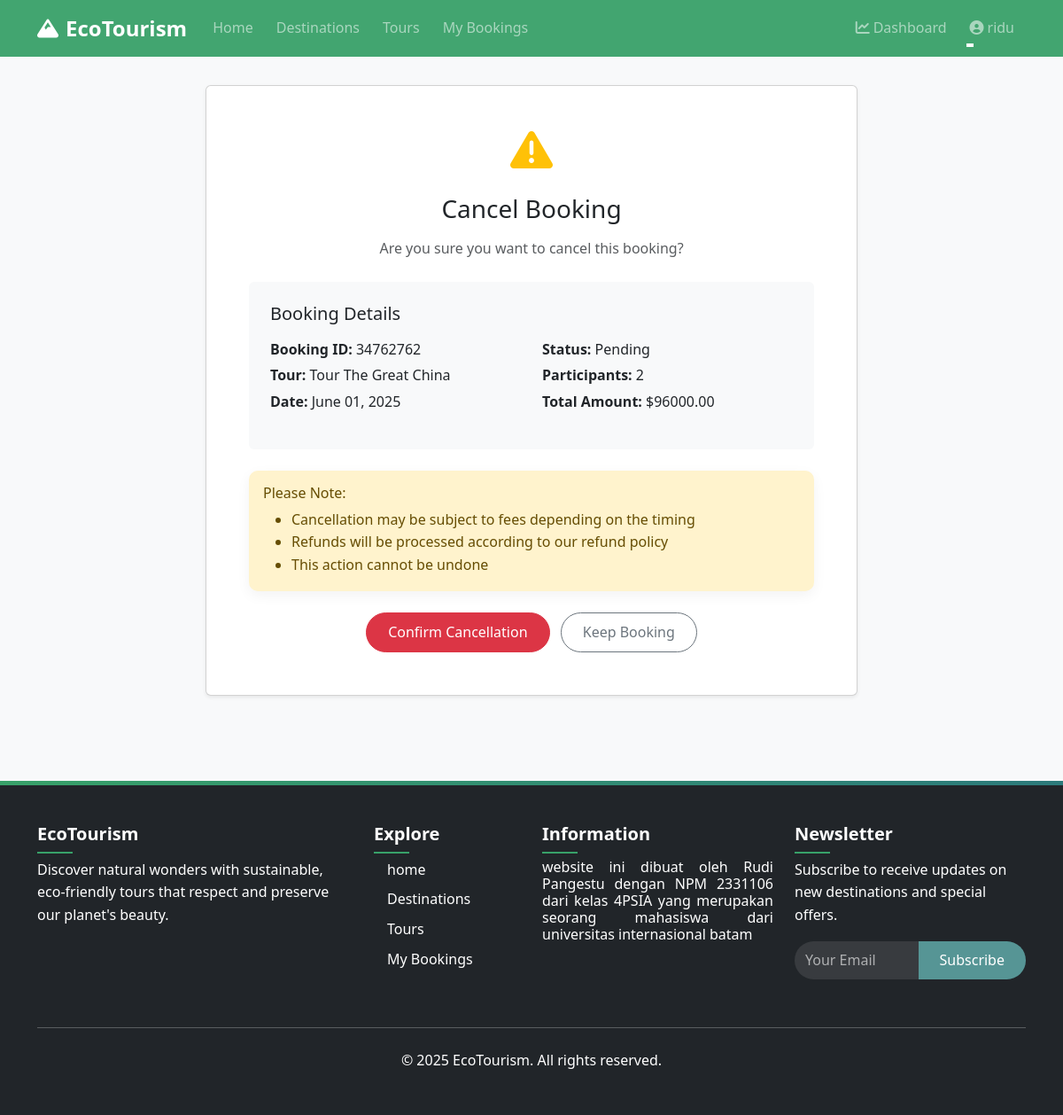
Screenshot of /bookings/cancel/14/ (signed in) with the database file from the repository.
### bookings/models.py (models this page shows, shortened)
class Booking(models.Model):
    STATUS_CHOICES = (
        ('pending', 'Pending'),
        ('confirmed', 'Confirmed'),
        ('cancelled', 'Cancelled'),
        ('completed', 'Completed'),
    )
    user = models.ForeignKey(User, on_delete=models.CASCADE, related_name='bookings')
    tour = models.ForeignKey(Tour, on_delete=models.CASCADE, related_name='bookings')
    tour_date = models.ForeignKey(TourDate, on_delete=models.CASCADE, related_name='bookings')
    booking_date = models.DateTimeField(auto_now_add=True)
    number_of_people = models.PositiveIntegerField()
    total_price = models.DecimalField(max_digits=10, decimal_places=2)
    status = models.CharField(max_length=20, choices=STATUS_CHOICES, default='pending')
    special_requests = models.TextField(blank=True)
    confirmation_code = models.CharField(max_length=50, unique=True)
    class Meta:
        ordering = ['-booking_date']

### tours/models.py (models this page shows, shortened)
class Tour(models.Model):
    DIFFICULTY_CHOICES = (
        ('easy', 'Easy'),
        ('moderate', 'Moderate'),
        ('challenging', 'Challenging'),
        ('difficult', 'Difficult'),
    )
    name = models.CharField(max_length=255)
    slug = models.SlugField(unique=True, max_length=255)
    category = models.ForeignKey(TourCategory, on_delete=models.CASCADE, related_name='tours')
    destinations = models.ManyToManyField(Destination, related_name='tours')
    description = models.TextField()
    itinerary = models.TextField()
    duration = models.PositiveIntegerField(help_text="Duration in days")
    group_size = models.PositiveIntegerField(help_text="Maximum group size")
    difficulty = models.CharField(max_length=20, choices=DIFFICULTY_CHOICES)
    price = models.DecimalField(max_digits=10, decimal_places=2)
    discount_price = models.DecimalField(max_digits=10, decimal_places=2, null=True, blank=True)
    included = models.TextField(help_text="What's included in the tour")
    not_included = models.TextField(help_text="What's not included in the tour")
    featured_image = models.ImageField(upload_to='tours/')
    created_at = models.DateTimeField(auto_now_add=True)
    updated_at = models.DateTimeField(auto_now=True)
    is_active = models.BooleanField(default=True)
    is_featured = models.BooleanField(default=False)
    class Meta:
        ordering = ['-is_featured', 'name']

class TourDate(models.Model):
    tour = models.ForeignKey(Tour, on_delete=models.CASCADE, related_name='dates')
    start_date = models.DateField()
    end_date = models.DateField()
    price = models.DecimalField(max_digits=10, decimal_places=2, help_text="Price for this specific date")
    available_spots = models.PositiveIntegerField()
    is_guaranteed = models.BooleanField(default=False, help_text="Whether the departure is guaranteed")
    class Meta:
        ordering = ['start_date']

### bookings/views.py (the view, shortened to what this page needs)
# urls.py: path('cancel/<int:booking_id>/', views.booking_cancel, name='booking_cancel'),
@login_required
def booking_cancel(request, booking_id):
    if request.user.is_staff:
        booking = get_object_or_404(Booking, id=booking_id)
    else:
        booking = get_object_or_404(Booking, id=booking_id, user=request.user)
    if booking.status == 'completed':
        messages.error(request, 'This booking cannot be cancelled as it is already completed.')
        return redirect('booking_detail', booking_id=booking.id)
    return render(request, 'bookings/booking_cancel.html', {
        'booking': booking,
    })

### templates/bookings/booking_cancel.html (shortened to what this page needs)
{% extends "base.html" %}
{% block content %}
<div class="container py-5">
    <div class="row justify-content-center">
        <div class="col-lg-8">
            <div class="card shadow-sm">
                <div class="card-body p-5">
                    <div class="text-center mb-4">
                        <div class="mb-4">
                            <i class="fas fa-exclamation-triangle text-warning fa-3x"></i>
                        </div>
                        <h2 class="h3 mb-3">Cancel Booking</h2>
                        <p class="text-muted mb-0">Are you sure you want to cancel this booking?</p>
                    </div>
                    <div class="bg-light p-4 rounded mb-4">
                        <h3 class="h5 mb-3">Booking Details</h3>
                        <div class="row">
                            <div class="col-md-6 mb-3">
                                <p class="mb-1"><strong>Booking ID:</strong> {{ booking.confirmation_code }}</p>
                                <p class="mb-1"><strong>Tour:</strong> {{ booking.tour.name }}</p>
                                <p class="mb-0"><strong>Date:</strong> {{ booking.tour_date.start_date|date:"F d, Y" }}</p>
                            </div>
                            <div class="col-md-6 mb-3">
                                <p class="mb-1"><strong>Status:</strong> {{ booking.status|title }}</p>
                                <p class="mb-1"><strong>Participants:</strong> {{ booking.number_of_people }}</p>
                                <p class="mb-0"><strong>Total Amount:</strong> ${{ booking.total_price }}</p>
                            </div>
                        </div>
                    </div>
                    <div class="alert alert-warning mb-4">
                        <h4 class="h6 mb-2">Please Note:</h4>
                        <ul class="mb-0">
                            <li>Cancellation may be subject to fees depending on the timing</li>
                            <li>Refunds will be processed according to our refund policy</li>
                            <li>This action cannot be undone</li>
                        </ul>
                    </div>
                    <form method="post" class="text-center">
                        <button type="submit" class="btn btn-danger me-2">Confirm Cancellation</button>
                        <a href="{% url 'booking_detail' booking.id %}" class="btn btn-outline-secondary">Keep Booking</a>
                    </form>
                </div>
            </div>
        </div>
    </div>
</div>
{% endblock %}

### templates/base.html (shortened to what this page needs)
{% load static %}
<!DOCTYPE html>
<html lang="en">
<head>
    <link rel="stylesheet" href="https://cdn.jsdelivr.net/npm/bootstrap@5.3.0/dist/css/bootstrap.min.css">
    <link rel="stylesheet" href="https://cdnjs.cloudflare.com/ajax/libs/font-awesome/6.0.0/css/all.min.css">
    <link rel="stylesheet" href="https://cdnjs.cloudflare.com/ajax/libs/animate.css/4.1.1/animate.min.css">
    <link rel="stylesheet" href="{% static 'css/style.css' %}">
</head>
<body>
<header class="kepala mb-5">
    <nav class="navbar navbar-expand-lg navbar-dark fixed-top animate__animated animate__slideInDown animate__faster">
        <div class="container">
            <a class="navbar-brand animate__animated animate__zoomIn" href="{% url 'home' %}">
                <i class="fas fa-mountain me-2"></i>EcoTourism
            </a>
            <div class="collapse navbar-collapse" id="navbarMain">
                <ul class="navbar-nav me-auto">
                    <li class="nav-item">
                        <a class="nav-link" href="{% url 'home' %}">Home</a>
                    </li>
                    <li class="nav-item">
                        <a class="nav-link" href="{% url 'destination_list' %}">Destinations</a>
                    </li>
                    <li class="nav-item">
                        <a class="nav-link" href="{% url 'tour_list' %}">Tours</a>
                    </li>
                    {% if user.is_authenticated %}
                    <li class="nav-item">
                        <a class="nav-link" href="{% url 'booking_list' %}">My Bookings</a>
                    </li>
                    {% endif %}
                </ul>
                <div class="navbar-nav">
                    {% if user.is_authenticated %}
                        {% if user.is_staff %}
                        <a class="nav-link" href="{% url 'dashboard' %}">
                            <i class="fas fa-chart-line me-1"></i>Dashboard
                        </a>
                        {% endif %}
                        <div class="nav-item dropdown">
                            <a class="nav-link dropdown-toggle" href="#" id="userDropdown" role="button" data-bs-toggle="dropdown">
                                <i class="fas fa-user-circle me-1"></i>{{ user.username }}
                            </a>
                        </div>
                    {% endif %}
                </div>
            </div>
        </div>
    </nav>
</header>
    <main style="min-height: 60vh;">
        {% block content %}{% endblock %}
    </main>
    <footer class="bg-dark text-white py-5 mt-5">
        <div class="container">
            <div class="row">
                <div class="col-md-4 mb-4">
                    <h5 class="mb-3">EcoTourism</h5>
                    <p>Discover natural wonders with sustainable, eco-friendly tours that respect and preserve our planet's beauty.</p>
                </div>
                <div class="col-md-2 mb-4">
                    <h5 class="mb-3">Explore</h5>
                    <ul class="list-unstyled">
                        <li class="mb-2"><a href="{% url 'home' %}" class="text-white text-decoration-none">home</a></li>
                        <li class="mb-2"><a href="{% url 'destination_list' %}" class="text-white text-decoration-none">Destinations</a></li>
                        <li class="mb-2"><a href="{% url 'tour_list' %}" class="text-white text-decoration-none">Tours</a></li>
                        <li><a href="{% url 'booking_list' %}" class="text-white text-decoration-none">My Bookings</a></li>
                    </ul>
                </div>
                <div class="col-md-3 mb-4">
                    <h5 class="mb-3">Information</h5>
                    <h6 class="text-justify"> website ini dibuat oleh Rudi Pangestu dengan NPM 2331106 dari kelas 4PSIA yang merupakan seorang mahasiswa dari universitas internasional batam </h6>
                </div>
                <div class="col-md-3">
                    <h5 class="mb-3">Newsletter</h5>
                    <p>Subscribe to receive updates on new destinations and special offers.</p>
                    <form>
                        <div class="input-group mb-3">
                            <input type="email" class="form-control" placeholder="Your Email">
                            <button class="btn btn-primary" type="submit">Subscribe</button>
                        </div>
                    </form>
                </div>
            </div>
            <hr class="my-4">
            <div class="text-center">
                <p class="mb-0">&copy; 2025 EcoTourism. All rights reserved.</p>
            </div>
        </div>
    </footer>
</body>
</html>

### static/css/style.css (style rules this page uses)
:root { --primary-color: #38a169; --secondary-color: #2c7a7b; --dark-color: #2d3748; --light-color: #f8f9fa; --gray-color: #4a5568; }
body { font-family: 'Segoe UI', Tahoma, Geneva, Verdana, sans-serif; background-color: var(--light-color); color: var(--dark-color); line-height: 1.6; overflow-x: hidden; }
.navbar { transition: all 0.4s ease; }
.navbar-brand { font-weight: 700; font-size: 1.5rem; transition: all 0.3s ease; }
.nav-link { position: relative; margin: 0 5px; font-weight: 500; transition: all 0.3s ease; }
.nav-link:after { content: ''; display: block; width: 0; height: 2px; background: #fff; transition: width .3s; position: absolute; bottom: 0; left: 0; }
.alert { border-radius: 10px; border: none; box-shadow: 0 5px 15px rgba(0, 0, 0, 0.05); animation: fadeInDown 0.5s ease; }
footer { background-color: var(--dark-color); position: relative; color: white; padding: 40px 0; }
footer::before { content: ''; position: absolute; top: 0; left: 0; right: 0; height: 5px; background: linear-gradient(to right, var(--primary-color), var(--secondary-color)); }
footer h5 { position: relative; display: inline-block; margin-bottom: 1.5rem; font-weight: 600; }
footer h5::after { content: ''; position: absolute; left: 0; bottom: -10px; width: 40px; height: 2px; background-color: var(--primary-color); }
footer .list-unstyled li { margin-bottom: 0.8rem; transition: all 0.3s ease; }
footer .list-unstyled li a { position: relative; padding-left: 15px; color: white; text-decoration: none; }
footer .list-unstyled li a::before { content: '→'; position: absolute; left: 0; top: 0; opacity: 0; transition: all 0.3s ease; }
footer .form-control { background-color: rgba(255, 255, 255, 0.1); border: none; color: white; border-radius: 50px 0 0 50px; }
footer .form-control::placeholder { color: rgba(255, 255, 255, 0.7); }
.btn { border-radius: 4px; padding: 8px 16px; font-weight: 500; transition: all 0.3s ease; }
.btn-primary { background-color: var(--secondary-color); border: none; }

### templates/base.html (style rules this page uses)
:root { --primary-color: #38a169; --secondary-color: #2c7a7b; --dark-color: #2d3748; --light-color: #f8f9fa; --gray-color: #4a5568; }
body { font-family: 'Segoe UI', Tahoma, Geneva, Verdana, sans-serif; color: var(--dark-color); overflow-x: hidden; }
.navbar { transition: all 0.4s ease; }
.nav-link { position: relative; margin: 0 5px; font-weight: 500; transition: all 0.3s ease; }
.nav-link:after { content: ''; display: block; width: 0; height: 2px; background: #fff; transition: width .3s; position: absolute; bottom: 0; left: 0; }
.alert { border-radius: 10px; border: none; box-shadow: 0 5px 15px rgba(0, 0, 0, 0.05); animation: fadeInDown 0.5s ease; }
footer { background-color: var(--dark-color); position: relative; }
footer::before { content: ''; position: absolute; top: 0; left: 0; right: 0; height: 5px; background: linear-gradient(to right, var(--primary-color), var(--secondary-color)); }
footer h5 { position: relative; display: inline-block; margin-bottom: 1.5rem; font-weight: 600; }
footer h5::after { content: ''; position: absolute; left: 0; bottom: -10px; width: 40px; height: 2px; background-color: var(--primary-color); }
footer .list-unstyled li { margin-bottom: 0.8rem; transition: all 0.3s ease; }
footer .list-unstyled li a { position: relative; padding-left: 15px; }
footer .list-unstyled li a::before { content: '→'; position: absolute; left: 0; top: 0; opacity: 0; transition: all 0.3s ease; }
footer .form-control { background-color: rgba(255, 255, 255, 0.1); border: none; color: white; border-radius: 50px 0 0 50px; }
footer .form-control::placeholder { color: rgba(255, 255, 255, 0.6); }
footer .btn { border-radius: 0 50px 50px 0; }
.btn { border-radius: 50px; padding: 0.6rem 1.5rem; transition: all 0.3s ease; position: relative; overflow: hidden; font-weight: 500; }
.btn::after { content: ''; position: absolute; bottom: 0; left: 0; width: 100%; height: 100%; background-color: rgba(255, 255, 255, 0.2); z-index: -2; }
.btn::before { content: ''; position: absolute; bottom: 0; left: 0; width: 0%; height: 100%; background-color: rgba(0, 0, 0, 0.1); transition: all 0.3s; z-index: -1; }
.navbar-expand-lg { background-color: rgba(56, 161, 105, 0.95) !important; }
.text-justify { text-align: justify; }

### rows the page displays
Booking: confirmation_code "34762762", tour.name "Tour The Great China", tour_date.start_date "June 01, 2025", status "Pending", number_of_people "2", total_price "96000.00"

### other values shown
{{ user.username }} "ridu"
